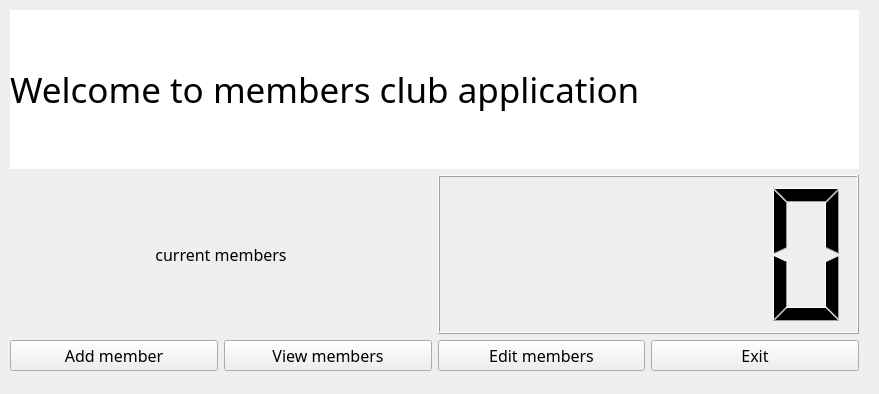
<?xml version="1.0" encoding="UTF-8"?>
<ui version="4.0">
 <class>main_win</class>
 <widget class="QWidget" name="main_win">
  <property name="geometry">
   <rect>
    <x>0</x>
    <y>0</y>
    <width>879</width>
    <height>394</height>
   </rect>
  </property>
  <property name="font">
   <font>
    <family>Italic</family>
    <pointsize>72</pointsize>
   </font>
  </property>
  <property name="windowTitle">
   <string>Form</string>
  </property>
  <widget class="QWidget" name="">
   <property name="geometry">
    <rect>
     <x>10</x>
     <y>10</y>
     <width>849</width>
     <height>361</height>
    </rect>
   </property>
   <layout class="QVBoxLayout" name="verticalLayout">
    <item>
     <widget class="QLabel" name="welcome_msg">
      <property name="palette">
       <palette>
        <active>
         <colorrole role="WindowText">
          <brush brushstyle="SolidPattern">
           <color alpha="255">
            <red>0</red>
            <green>0</green>
            <blue>0</blue>
           </color>
          </brush>
         </colorrole>
         <colorrole role="Button">
          <brush brushstyle="SolidPattern">
           <color alpha="255">
            <red>255</red>
            <green>255</green>
            <blue>255</blue>
           </color>
          </brush>
         </colorrole>
         <colorrole role="Light">
          <brush brushstyle="SolidPattern">
           <color alpha="255">
            <red>255</red>
            <green>255</green>
            <blue>255</blue>
           </color>
          </brush>
         </colorrole>
         <colorrole role="Midlight">
          <brush brushstyle="SolidPattern">
           <color alpha="255">
            <red>255</red>
            <green>255</green>
            <blue>255</blue>
           </color>
          </brush>
         </colorrole>
         <colorrole role="Dark">
          <brush brushstyle="SolidPattern">
           <color alpha="255">
            <red>127</red>
            <green>127</green>
            <blue>127</blue>
           </color>
          </brush>
         </colorrole>
         <colorrole role="Mid">
          <brush brushstyle="SolidPattern">
           <color alpha="255">
            <red>170</red>
            <green>170</green>
            <blue>170</blue>
           </color>
          </brush>
         </colorrole>
         <colorrole role="Text">
          <brush brushstyle="SolidPattern">
           <color alpha="255">
            <red>0</red>
            <green>0</green>
            <blue>0</blue>
           </color>
          </brush>
         </colorrole>
         <colorrole role="BrightText">
          <brush brushstyle="SolidPattern">
           <color alpha="255">
            <red>255</red>
            <green>255</green>
            <blue>255</blue>
           </color>
          </brush>
         </colorrole>
         <colorrole role="ButtonText">
          <brush brushstyle="SolidPattern">
           <color alpha="255">
            <red>0</red>
            <green>0</green>
            <blue>0</blue>
           </color>
          </brush>
         </colorrole>
         <colorrole role="Base">
          <brush brushstyle="SolidPattern">
           <color alpha="255">
            <red>255</red>
            <green>255</green>
            <blue>255</blue>
           </color>
          </brush>
         </colorrole>
         <colorrole role="Window">
          <brush brushstyle="SolidPattern">
           <color alpha="255">
            <red>255</red>
            <green>255</green>
            <blue>255</blue>
           </color>
          </brush>
         </colorrole>
         <colorrole role="Shadow">
          <brush brushstyle="SolidPattern">
           <color alpha="255">
            <red>0</red>
            <green>0</green>
            <blue>0</blue>
           </color>
          </brush>
         </colorrole>
         <colorrole role="AlternateBase">
          <brush brushstyle="SolidPattern">
           <color alpha="255">
            <red>255</red>
            <green>255</green>
            <blue>255</blue>
           </color>
          </brush>
         </colorrole>
         <colorrole role="ToolTipBase">
          <brush brushstyle="SolidPattern">
           <color alpha="255">
            <red>255</red>
            <green>255</green>
            <blue>220</blue>
           </color>
          </brush>
         </colorrole>
         <colorrole role="ToolTipText">
          <brush brushstyle="SolidPattern">
           <color alpha="255">
            <red>0</red>
            <green>0</green>
            <blue>0</blue>
           </color>
          </brush>
         </colorrole>
         <colorrole role="PlaceholderText">
          <brush brushstyle="SolidPattern">
           <color alpha="127">
            <red>0</red>
            <green>0</green>
            <blue>0</blue>
           </color>
          </brush>
         </colorrole>
         <colorrole role="Accent">
          <brush brushstyle="SolidPattern">
           <color alpha="255">
            <red>255</red>
            <green>255</green>
            <blue>255</blue>
           </color>
          </brush>
         </colorrole>
        </active>
        <inactive>
         <colorrole role="WindowText">
          <brush brushstyle="SolidPattern">
           <color alpha="255">
            <red>0</red>
            <green>0</green>
            <blue>0</blue>
           </color>
          </brush>
         </colorrole>
         <colorrole role="Button">
          <brush brushstyle="SolidPattern">
           <color alpha="255">
            <red>255</red>
            <green>255</green>
            <blue>255</blue>
           </color>
          </brush>
         </colorrole>
         <colorrole role="Light">
          <brush brushstyle="SolidPattern">
           <color alpha="255">
            <red>255</red>
            <green>255</green>
            <blue>255</blue>
           </color>
          </brush>
         </colorrole>
         <colorrole role="Midlight">
          <brush brushstyle="SolidPattern">
           <color alpha="255">
            <red>255</red>
            <green>255</green>
            <blue>255</blue>
           </color>
          </brush>
         </colorrole>
         <colorrole role="Dark">
          <brush brushstyle="SolidPattern">
           <color alpha="255">
            <red>127</red>
            <green>127</green>
            <blue>127</blue>
           </color>
          </brush>
         </colorrole>
         <colorrole role="Mid">
          <brush brushstyle="SolidPattern">
           <color alpha="255">
            <red>170</red>
            <green>170</green>
            <blue>170</blue>
           </color>
          </brush>
         </colorrole>
         <colorrole role="Text">
          <brush brushstyle="SolidPattern">
           <color alpha="255">
            <red>0</red>
            <green>0</green>
            <blue>0</blue>
           </color>
          </brush>
         </colorrole>
         <colorrole role="BrightText">
          <brush brushstyle="SolidPattern">
           <color alpha="255">
            <red>255</red>
            <green>255</green>
            <blue>255</blue>
           </color>
          </brush>
         </colorrole>
         <colorrole role="ButtonText">
          <brush brushstyle="SolidPattern">
           <color alpha="255">
            <red>0</red>
            <green>0</green>
            <blue>0</blue>
           </color>
          </brush>
         </colorrole>
         <colorrole role="Base">
          <brush brushstyle="SolidPattern">
           <color alpha="255">
            <red>255</red>
            <green>255</green>
            <blue>255</blue>
           </color>
          </brush>
         </colorrole>
         <colorrole role="Window">
          <brush brushstyle="SolidPattern">
           <color alpha="255">
            <red>255</red>
            <green>255</green>
            <blue>255</blue>
           </color>
          </brush>
         </colorrole>
         <colorrole role="Shadow">
          <brush brushstyle="SolidPattern">
           <color alpha="255">
            <red>0</red>
            <green>0</green>
            <blue>0</blue>
           </color>
          </brush>
         </colorrole>
         <colorrole role="AlternateBase">
          <brush brushstyle="SolidPattern">
           <color alpha="255">
            <red>255</red>
            <green>255</green>
            <blue>255</blue>
           </color>
          </brush>
         </colorrole>
         <colorrole role="ToolTipBase">
          <brush brushstyle="SolidPattern">
           <color alpha="255">
            <red>255</red>
            <green>255</green>
            <blue>220</blue>
           </color>
          </brush>
         </colorrole>
         <colorrole role="ToolTipText">
          <brush brushstyle="SolidPattern">
           <color alpha="255">
            <red>0</red>
            <green>0</green>
            <blue>0</blue>
           </color>
          </brush>
         </colorrole>
         <colorrole role="PlaceholderText">
          <brush brushstyle="SolidPattern">
           <color alpha="127">
            <red>0</red>
            <green>0</green>
            <blue>0</blue>
           </color>
          </brush>
         </colorrole>
         <colorrole role="Accent">
          <brush brushstyle="SolidPattern">
           <color alpha="255">
            <red>255</red>
            <green>255</green>
            <blue>255</blue>
           </color>
          </brush>
         </colorrole>
        </inactive>
        <disabled>
         <colorrole role="WindowText">
          <brush brushstyle="SolidPattern">
           <color alpha="255">
            <red>127</red>
            <green>127</green>
            <blue>127</blue>
           </color>
          </brush>
         </colorrole>
         <colorrole role="Button">
          <brush brushstyle="SolidPattern">
           <color alpha="255">
            <red>255</red>
            <green>255</green>
            <blue>255</blue>
           </color>
          </brush>
         </colorrole>
         <colorrole role="Light">
          <brush brushstyle="SolidPattern">
           <color alpha="255">
            <red>255</red>
            <green>255</green>
            <blue>255</blue>
           </color>
          </brush>
         </colorrole>
         <colorrole role="Midlight">
          <brush brushstyle="SolidPattern">
           <color alpha="255">
            <red>255</red>
            <green>255</green>
            <blue>255</blue>
           </color>
          </brush>
         </colorrole>
         <colorrole role="Dark">
          <brush brushstyle="SolidPattern">
           <color alpha="255">
            <red>127</red>
            <green>127</green>
            <blue>127</blue>
           </color>
          </brush>
         </colorrole>
         <colorrole role="Mid">
          <brush brushstyle="SolidPattern">
           <color alpha="255">
            <red>170</red>
            <green>170</green>
            <blue>170</blue>
           </color>
          </brush>
         </colorrole>
         <colorrole role="Text">
          <brush brushstyle="SolidPattern">
           <color alpha="255">
            <red>127</red>
            <green>127</green>
            <blue>127</blue>
           </color>
          </brush>
         </colorrole>
         <colorrole role="BrightText">
          <brush brushstyle="SolidPattern">
           <color alpha="255">
            <red>255</red>
            <green>255</green>
            <blue>255</blue>
           </color>
          </brush>
         </colorrole>
         <colorrole role="ButtonText">
          <brush brushstyle="SolidPattern">
           <color alpha="255">
            <red>127</red>
            <green>127</green>
            <blue>127</blue>
           </color>
          </brush>
         </colorrole>
         <colorrole role="Base">
          <brush brushstyle="SolidPattern">
           <color alpha="255">
            <red>255</red>
            <green>255</green>
            <blue>255</blue>
           </color>
          </brush>
         </colorrole>
         <colorrole role="Window">
          <brush brushstyle="SolidPattern">
           <color alpha="255">
            <red>255</red>
            <green>255</green>
            <blue>255</blue>
           </color>
          </brush>
         </colorrole>
         <colorrole role="Shadow">
          <brush brushstyle="SolidPattern">
           <color alpha="255">
            <red>0</red>
            <green>0</green>
            <blue>0</blue>
           </color>
          </brush>
         </colorrole>
         <colorrole role="AlternateBase">
          <brush brushstyle="SolidPattern">
           <color alpha="255">
            <red>255</red>
            <green>255</green>
            <blue>255</blue>
           </color>
          </brush>
         </colorrole>
         <colorrole role="ToolTipBase">
          <brush brushstyle="SolidPattern">
           <color alpha="255">
            <red>255</red>
            <green>255</green>
            <blue>220</blue>
           </color>
          </brush>
         </colorrole>
         <colorrole role="ToolTipText">
          <brush brushstyle="SolidPattern">
           <color alpha="255">
            <red>0</red>
            <green>0</green>
            <blue>0</blue>
           </color>
          </brush>
         </colorrole>
         <colorrole role="PlaceholderText">
          <brush brushstyle="SolidPattern">
           <color alpha="127">
            <red>127</red>
            <green>127</green>
            <blue>127</blue>
           </color>
          </brush>
         </colorrole>
         <colorrole role="Accent">
          <brush brushstyle="SolidPattern">
           <color alpha="255">
            <red>255</red>
            <green>255</green>
            <blue>255</blue>
           </color>
          </brush>
         </colorrole>
        </disabled>
       </palette>
      </property>
      <property name="font">
       <font>
        <family>Italic</family>
        <pointsize>26</pointsize>
       </font>
      </property>
      <property name="cursor">
       <cursorShape>ArrowCursor</cursorShape>
      </property>
      <property name="autoFillBackground">
       <bool>true</bool>
      </property>
      <property name="frameShadow">
       <enum>QFrame::Shadow::Plain</enum>
      </property>
      <property name="text">
       <string>Welcome to members club application</string>
      </property>
     </widget>
    </item>
    <item>
     <layout class="QHBoxLayout" name="horizontalLayout_2">
      <item>
       <widget class="QLabel" name="mem_count">
        <property name="font">
         <font>
          <family>Italic</family>
          <pointsize>12</pointsize>
         </font>
        </property>
        <property name="text">
         <string>current members</string>
        </property>
        <property name="alignment">
         <set>Qt::AlignmentFlag::AlignCenter</set>
        </property>
       </widget>
      </item>
      <item>
       <widget class="QLCDNumber" name="mem_counter">
        <property name="smallDecimalPoint">
         <bool>false</bool>
        </property>
        <property name="segmentStyle">
         <enum>QLCDNumber::SegmentStyle::Filled</enum>
        </property>
       </widget>
      </item>
     </layout>
    </item>
    <item>
     <layout class="QHBoxLayout" name="horizontalLayout">
      <item>
       <widget class="QPushButton" name="pushButton">
        <property name="font">
         <font>
          <family>Agency FB</family>
          <pointsize>12</pointsize>
         </font>
        </property>
        <property name="text">
         <string>Add member</string>
        </property>
       </widget>
      </item>
      <item>
       <widget class="QPushButton" name="pushButton_2">
        <property name="font">
         <font>
          <family>Agency FB</family>
          <pointsize>12</pointsize>
         </font>
        </property>
        <property name="text">
         <string>View members</string>
        </property>
       </widget>
      </item>
      <item>
       <widget class="QPushButton" name="pushButton_3">
        <property name="font">
         <font>
          <family>Agency FB</family>
          <pointsize>12</pointsize>
         </font>
        </property>
        <property name="text">
         <string>Edit members</string>
        </property>
       </widget>
      </item>
      <item>
       <widget class="QPushButton" name="pushButton_4">
        <property name="font">
         <font>
          <family>Agency FB</family>
          <pointsize>12</pointsize>
         </font>
        </property>
        <property name="text">
         <string>Exit</string>
        </property>
       </widget>
      </item>
     </layout>
    </item>
   </layout>
  </widget>
 </widget>
 <resources/>
 <connections/>
</ui>
